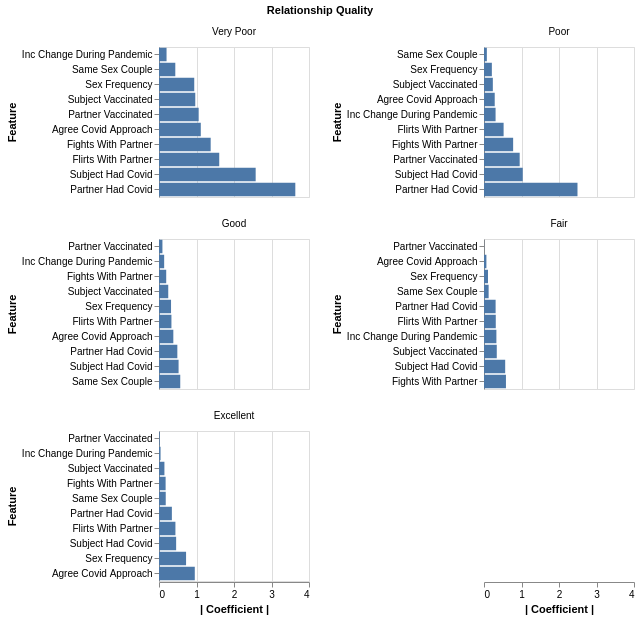

The cell this chart's notebook holds for it:
### Markdown cell above
Now, we can take a look at the feature importances via the absolute value of the coefficients of the logistic regression model that we fitted.

### Code cell
# get absolute value coefficients into a dataframe
feature_names = X.columns
classes = logistic_regression_model.classes_

abs_coef_df = pd.DataFrame(
    np.abs(logistic_regression_model.coef_.T), columns=classes, index=feature_names
)

abs_coef_long = (
    abs_coef_df.reset_index()
    .melt(id_vars="index", var_name="class", value_name="absolute_value_coefficient")
    .rename(columns={"index": "feature"})
)

# clean up labels for visualization
abs_coef_long["class"] = abs_coef_long["class"].str.replace("_", " ").str.title()
abs_coef_long["feature"] = abs_coef_long["feature"].str.replace("_", " ").str.title()

# make visualization
alt.Chart(abs_coef_long).mark_bar().encode(
    x=alt.X("absolute_value_coefficient").title("| Coefficient |"),
    y=alt.Y("feature").sort("x").title("Feature"),
).properties(width=150, height=150).facet(
    facet=alt.Facet("class").title("Relationship Quality").sort("descending"), columns=2
).resolve_scale(
    y="independent"
)

### Figure 1 — Vega-Lite specification as saved in the notebook (floating-point values rounded to 4 significant figures)
{"config": {"view": {"continuousWidth": 300, "continuousHeight": 300}}, "data": {"name": "data-a53e353e6fcc914ea64e62d154364f0f"}, "facet": {"field": "class", "sort": "descending", "title": "Relationship Quality", "type": "nominal"}, "spec": {"mark": {"type": "bar"}, "encoding": {"x": {"field": "absolute_value_coefficient", "title": "| Coefficient |", "type": "quantitative"}, "y": {"field": "feature", "sort": "x", "title": "Feature", "type": "nominal"}}, "height": 150, "width": 150}, "columns": 2, "resolve": {"scale": {"y": "independent"}}, "$schema": "https://vega.github.io/schema/vega-lite/v5.20.1.json", "datasets": {"data-a53e353e6fcc914ea64e62d154364f0f": [{"feature": "Same Sex Couple", "class": "Excellent", "absolute_value_coefficient": 0.1795}, {"feature": "Sex Frequency", "class": "Excellent", "absolute_value_coefficient": 0.7218}, {"feature": "Flirts With Partner", "class": "Excellent", "absolute_value_coefficient": 0.438}, {"feature": "Fights With Partner", "class": "Excellent", "absolute_value_coefficient": 0.1765}, {"feature": "Inc Change During Pandemic", "class": "Excellent", "absolute_value_coefficient": 0.04165}, {"feature": "Subject Had Covid", "class": "Excellent", "absolute_value_coefficient": 0.4572}, {"feature": "Partner Had Covid", "class": "Excellent", "absolute_value_coefficient": 0.3432}, {"feature": "Subject Vaccinated", "class": "Excellent", "absolute_value_coefficient": 0.1445}, {"feature": "Partner Vaccinated", "class": "Excellent", "absolute_value_coefficient": 0.01752}, {"feature": "Agree Covid Approach", "class": "Excellent", "absolute_value_coefficient": 0.9542}, {"feature": "Same Sex Couple", "class": "Fair", "absolute_value_coefficient": 0.1236}, {"feature": "Sex Frequency", "class": "Fair", "absolute_value_coefficient": 0.1065}, {"feature": "Flirts With Partner", "class": "Fair", "absolute_value_coefficient": 0.3139}, {"feature": "Fights With Partner", "class": "Fair", "absolute_value_coefficient": 0.5853}, {"feature": "Inc Change During Pandemic", "class": "Fair", "absolute_value_coefficient": 0.3304}, {"feature": "Subject Had Covid", "class": "Fair", "absolute_value_coefficient": 0.5651}, {"feature": "Partner Had Covid", "class": "Fair", "absolute_value_coefficient": 0.3097}, {"feature": "Subject Vaccinated", "class": "Fair", "absolute_value_coefficient": 0.3405}, {"feature": "Partner Vaccinated", "class": "Fair", "absolute_value_coefficient": 0.002719}, {"feature": "Agree Covid Approach", "class": "Fair", "absolute_value_coefficient": 0.0639}, {"feature": "Same Sex Couple", "class": "Good", "absolute_value_coefficient": 0.5667}, {"feature": "Sex Frequency", "class": "Good", "absolute_value_coefficient": 0.3209}, {"feature": "Flirts With Partner", "class": "Good", "absolute_value_coefficient": 0.3316}, {"feature": "Fights With Partner", "class": "Good", "absolute_value_coefficient": 0.1924}, {"feature": "Inc Change During Pandemic", "class": "Good", "absolute_value_coefficient": 0.1378}, {"feature": "Subject Had Covid", "class": "Good", "absolute_value_coefficient": 0.5222}, {"feature": "Partner Had Covid", "class": "Good", "absolute_value_coefficient": 0.489}, {"feature": "Subject Vaccinated", "class": "Good", "absolute_value_coefficient": 0.2466}, {"feature": "Partner Vaccinated", "class": "Good", "absolute_value_coefficient": 0.09159}, {"feature": "Agree Covid Approach", "class": "Good", "absolute_value_coefficient": 0.3821}, {"feature": "Same Sex Couple", "class": "Poor", "absolute_value_coefficient": 0.07611}, {"feature": "Sex Frequency", "class": "Poor", "absolute_value_coefficient": 0.2093}, {"feature": "Flirts With Partner", "class": "Poor", "absolute_value_coefficient": 0.523}, {"feature": "Fights With Partner", "class": "Poor", "absolute_value_coefficient": 0.777}, {"feature": "Inc Change During Pandemic", "class": "Poor", "absolute_value_coefficient": 0.3086}, {"feature": "Subject Had Covid", "class": "Poor", "absolute_value_coefficient": 1.033}, {"feature": "Partner Had Covid", "class": "Poor", "absolute_value_coefficient": 2.493}, {"feature": "Subject Vaccinated", "class": "Poor", "absolute_value_coefficient": 0.2357}, {"feature": "Partner Vaccinated", "class": "Poor", "absolute_value_coefficient": 0.9516}, {"feature": "Agree Covid Approach", "class": "Poor", "absolute_value_coefficient": 0.2858}, {"feature": "Same Sex Couple", "class": "Very Poor", "absolute_value_coefficient": 0.4347}, {"feature": "Sex Frequency", "class": "Very Poor", "absolute_value_coefficient": 0.94}, {"feature": "Flirts With Partner", "class": "Very Poor", "absolute_value_coefficient": 1.606}, {"feature": "Fights With Partner", "class": "Very Poor", "absolute_value_coefficient": 1.378}, {"feature": "Inc Change During Pandemic", "class": "Very Poor", "absolute_value_coefficient": 0.2012}, {"feature": "Subject Had Covid", "class": "Very Poor", "absolute_value_coefficient": 2.578}, {"feature": "Partner Had Covid", "class": "Very Poor", "absolute_value_coefficient": 3.635}, {"feature": "Subject Vaccinated", "class": "Very Poor", "absolute_value_coefficient": 0.9673}, {"feature": "Partner Vaccinated", "class": "Very Poor", "absolute_value_coefficient": 1.058}, {"feature": "Agree Covid Approach", "class": "Very Poor", "absolute_value_coefficient": 1.114}]}}
